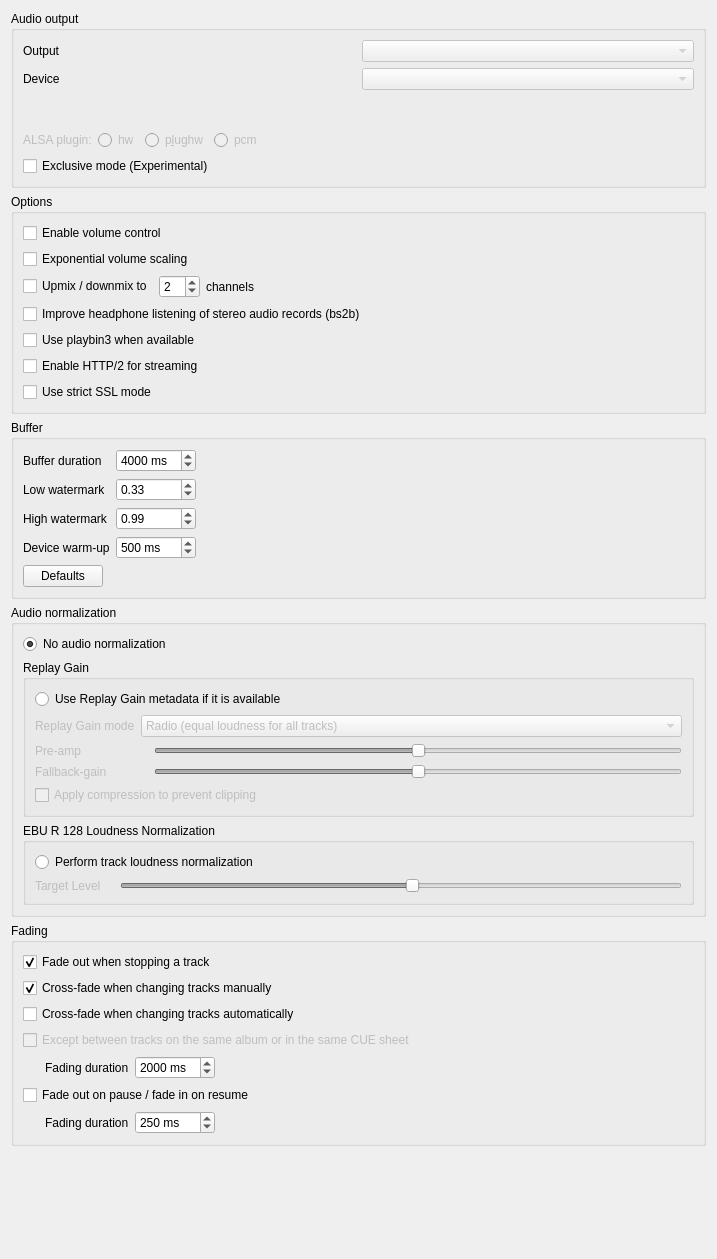
<?xml version="1.0" encoding="UTF-8"?>
<ui version="4.0">
 <class>BackendSettingsPage</class>
 <widget class="QWidget" name="BackendSettingsPage">
  <property name="geometry">
   <rect>
    <x>0</x>
    <y>0</y>
    <width>717</width>
    <height>1259</height>
   </rect>
  </property>
  <property name="windowTitle">
   <string>Backend</string>
  </property>
  <layout class="QVBoxLayout" name="layout_backendsettingspage">
   <item>
    <widget class="QGroupBox" name="groupbox_audio_output">
     <property name="title">
      <string>Audio output</string>
     </property>
     <layout class="QVBoxLayout" name="layout_audio_output">
      <item>
       <layout class="QGridLayout" name="layout_engine_output_device">
        <item row="2" column="0">
         <widget class="QLabel" name="label_output">
          <property name="text">
           <string>Output</string>
          </property>
         </widget>
        </item>
        <item row="3" column="1">
         <widget class="QComboBox" name="combobox_device">
          <property name="enabled">
           <bool>false</bool>
          </property>
          <property name="currentText">
           <string notr="true"/>
          </property>
         </widget>
        </item>
        <item row="3" column="0">
         <widget class="QLabel" name="label_device">
          <property name="text">
           <string>Device</string>
          </property>
         </widget>
        </item>
        <item row="4" column="1">
         <widget class="LineEdit" name="lineedit_device" native="true">
          <property name="enabled">
           <bool>true</bool>
          </property>
          <property name="minimumSize">
           <size>
            <width>0</width>
            <height>28</height>
           </size>
          </property>
          <property name="hint" stdset="0">
           <string/>
          </property>
         </widget>
        </item>
        <item row="2" column="1">
         <widget class="QComboBox" name="combobox_output">
          <property name="enabled">
           <bool>false</bool>
          </property>
          <property name="currentText">
           <string notr="true"/>
          </property>
         </widget>
        </item>
       </layout>
      </item>
      <item>
       <widget class="QWidget" name="widget_alsa_plugin" native="true">
        <property name="enabled">
         <bool>false</bool>
        </property>
        <layout class="QHBoxLayout" name="layout_alsa_plugin">
         <property name="leftMargin">
          <number>0</number>
         </property>
         <property name="topMargin">
          <number>0</number>
         </property>
         <property name="rightMargin">
          <number>0</number>
         </property>
         <property name="bottomMargin">
          <number>0</number>
         </property>
         <item>
          <widget class="QLabel" name="label_alsaplugin">
           <property name="text">
            <string>ALSA plugin:</string>
           </property>
          </widget>
         </item>
         <item>
          <widget class="QRadioButton" name="radiobutton_alsa_hw">
           <property name="enabled">
            <bool>false</bool>
           </property>
           <property name="text">
            <string>hw</string>
           </property>
          </widget>
         </item>
         <item>
          <widget class="QRadioButton" name="radiobutton_alsa_plughw">
           <property name="enabled">
            <bool>false</bool>
           </property>
           <property name="text">
            <string>p&amp;lughw</string>
           </property>
          </widget>
         </item>
         <item>
          <widget class="QRadioButton" name="radiobutton_alsa_pcm">
           <property name="enabled">
            <bool>false</bool>
           </property>
           <property name="text">
            <string>pcm</string>
           </property>
          </widget>
         </item>
         <item>
          <spacer name="spacer_alsaplugin">
           <property name="orientation">
            <enum>Qt::Horizontal</enum>
           </property>
           <property name="sizeHint" stdset="0">
            <size>
             <width>0</width>
             <height>0</height>
            </size>
           </property>
          </spacer>
         </item>
        </layout>
       </widget>
      </item>
      <item>
       <widget class="QWidget" name="widget_exclusive_mode" native="true">
        <layout class="QHBoxLayout" name="layout_exclusive_mode">
         <property name="spacing">
          <number>0</number>
         </property>
         <property name="leftMargin">
          <number>0</number>
         </property>
         <property name="topMargin">
          <number>0</number>
         </property>
         <property name="rightMargin">
          <number>0</number>
         </property>
         <property name="bottomMargin">
          <number>0</number>
         </property>
         <item>
          <widget class="QCheckBox" name="checkbox_exclusive_mode">
           <property name="text">
            <string>Exclusive mode (Experimental)</string>
           </property>
          </widget>
         </item>
         <item>
          <spacer name="spacer_exclusive_mode">
           <property name="orientation">
            <enum>Qt::Horizontal</enum>
           </property>
           <property name="sizeHint" stdset="0">
            <size>
             <width>40</width>
             <height>20</height>
            </size>
           </property>
          </spacer>
         </item>
        </layout>
       </widget>
      </item>
     </layout>
    </widget>
   </item>
   <item>
    <widget class="QGroupBox" name="groupbox_options">
     <property name="title">
      <string>Options</string>
     </property>
     <layout class="QVBoxLayout" name="verticalLayout_2">
      <item>
       <widget class="QCheckBox" name="checkbox_volume_control">
        <property name="text">
         <string>Enable volume control</string>
        </property>
       </widget>
      </item>
      <item>
       <widget class="QCheckBox" name="checkbox_volume_exponential">
        <property name="toolTip">
         <string>Map the volume slider to a decibel scale so that perceived loudness changes evenly. Each 1% step equals 0.5 dB, 100% is 0 dB and 0% is silence.</string>
        </property>
        <property name="text">
         <string>Exponential volume scaling</string>
        </property>
       </widget>
      </item>
      <item>
       <widget class="QWidget" name="widget_channels_enabled" native="true">
        <layout class="QHBoxLayout" name="horizontalLayout">
         <property name="leftMargin">
          <number>0</number>
         </property>
         <property name="topMargin">
          <number>0</number>
         </property>
         <property name="rightMargin">
          <number>0</number>
         </property>
         <property name="bottomMargin">
          <number>0</number>
         </property>
         <item>
          <widget class="QCheckBox" name="checkbox_channels">
           <property name="text">
            <string>Upmix / downmix to</string>
           </property>
          </widget>
         </item>
         <item>
          <widget class="QWidget" name="widget_channels" native="true">
           <layout class="QHBoxLayout" name="horizontalLayout_3">
            <property name="leftMargin">
             <number>0</number>
            </property>
            <property name="topMargin">
             <number>0</number>
            </property>
            <property name="rightMargin">
             <number>0</number>
            </property>
            <property name="bottomMargin">
             <number>0</number>
            </property>
            <item>
             <widget class="QSpinBox" name="spinbox_channels">
              <property name="minimum">
               <number>1</number>
              </property>
              <property name="maximum">
               <number>20</number>
              </property>
              <property name="value">
               <number>2</number>
              </property>
             </widget>
            </item>
            <item>
             <widget class="QLabel" name="label_channels">
              <property name="text">
               <string>channels</string>
              </property>
             </widget>
            </item>
           </layout>
          </widget>
         </item>
         <item>
          <spacer name="spacer_channels">
           <property name="orientation">
            <enum>Qt::Horizontal</enum>
           </property>
           <property name="sizeHint" stdset="0">
            <size>
             <width>40</width>
             <height>20</height>
            </size>
           </property>
          </spacer>
         </item>
        </layout>
       </widget>
      </item>
      <item>
       <widget class="QCheckBox" name="checkbox_bs2b">
        <property name="text">
         <string>Improve headphone listening of stereo audio records (bs2b)</string>
        </property>
       </widget>
      </item>
      <item>
       <widget class="QCheckBox" name="checkbox_playbin3">
        <property name="text">
         <string>Use playbin3 when available</string>
        </property>
       </widget>
      </item>
      <item>
       <widget class="QCheckBox" name="checkbox_http2">
        <property name="toolTip">
         <string>You need to restart Mango for this setting to take affect</string>
        </property>
        <property name="text">
         <string>Enable HTTP/2 for streaming</string>
        </property>
       </widget>
      </item>
      <item>
       <widget class="QCheckBox" name="checkbox_strict_ssl">
        <property name="text">
         <string>Use strict SSL mode</string>
        </property>
       </widget>
      </item>
     </layout>
    </widget>
   </item>
   <item>
    <widget class="QGroupBox" name="groupbox_buffer">
     <property name="title">
      <string>Buffer</string>
     </property>
     <layout class="QVBoxLayout" name="verticalLayout">
      <item>
       <layout class="QGridLayout" name="layout_buffer">
        <item row="0" column="1">
         <widget class="QSpinBox" name="spinbox_bufferduration">
          <property name="suffix">
           <string> ms</string>
          </property>
          <property name="maximum">
           <number>60000</number>
          </property>
          <property name="singleStep">
           <number>100</number>
          </property>
          <property name="value">
           <number>4000</number>
          </property>
         </widget>
        </item>
        <item row="2" column="1">
         <widget class="QDoubleSpinBox" name="spinbox_high_watermark">
          <property name="maximum">
           <double>1.000000000000000</double>
          </property>
          <property name="singleStep">
           <double>0.010000000000000</double>
          </property>
          <property name="value">
           <double>0.990000000000000</double>
          </property>
         </widget>
        </item>
        <item row="0" column="0">
         <widget class="QLabel" name="label_bufferduration">
          <property name="text">
           <string>Buffer duration</string>
          </property>
         </widget>
        </item>
        <item row="2" column="0">
         <widget class="QLabel" name="label_highwatermark">
          <property name="text">
           <string>High watermark</string>
          </property>
         </widget>
        </item>
        <item row="1" column="0">
         <widget class="QLabel" name="label_lowwatermark">
          <property name="text">
           <string>Low watermark</string>
          </property>
         </widget>
        </item>
        <item row="1" column="1">
         <widget class="QDoubleSpinBox" name="spinbox_low_watermark">
          <property name="maximum">
           <double>1.000000000000000</double>
          </property>
          <property name="singleStep">
           <double>0.010000000000000</double>
          </property>
          <property name="value">
           <double>0.330000000000000</double>
          </property>
         </widget>
        </item>
        <item row="2" column="2">
         <spacer name="spacer_buffer_3">
          <property name="orientation">
           <enum>Qt::Horizontal</enum>
          </property>
          <property name="sizeHint" stdset="0">
           <size>
            <width>40</width>
            <height>20</height>
           </size>
          </property>
         </spacer>
        </item>
        <item row="1" column="2">
         <spacer name="spacer_buffer_2">
          <property name="orientation">
           <enum>Qt::Horizontal</enum>
          </property>
          <property name="sizeHint" stdset="0">
           <size>
            <width>40</width>
            <height>20</height>
           </size>
          </property>
         </spacer>
        </item>
        <item row="0" column="2">
         <spacer name="spacer_buffer_1">
          <property name="orientation">
           <enum>Qt::Horizontal</enum>
          </property>
          <property name="sizeHint" stdset="0">
           <size>
            <width>40</width>
            <height>20</height>
           </size>
          </property>
         </spacer>
        </item>
        <item row="3" column="0">
         <widget class="QLabel" name="label_device_warmup">
          <property name="text">
           <string>Device warm-up</string>
          </property>
         </widget>
        </item>
        <item row="3" column="1">
         <widget class="QSpinBox" name="spinbox_device_warmup">
          <property name="toolTip">
           <string>Delay between opening the audio device and starting playback, to avoid the start of the track being cut off while the device (DAC) is still becoming ready.  Set to 0 to disable.</string>
          </property>
          <property name="suffix">
           <string> ms</string>
          </property>
          <property name="maximum">
           <number>5000</number>
          </property>
          <property name="singleStep">
           <number>50</number>
          </property>
          <property name="value">
           <number>500</number>
          </property>
         </widget>
        </item>
        <item row="3" column="2">
         <spacer name="spacer_buffer_4">
          <property name="orientation">
           <enum>Qt::Horizontal</enum>
          </property>
          <property name="sizeHint" stdset="0">
           <size>
            <width>40</width>
            <height>20</height>
           </size>
          </property>
         </spacer>
        </item>
       </layout>
      </item>
      <item>
       <layout class="QHBoxLayout" name="layout_buffer_defaults">
        <item>
         <widget class="QPushButton" name="button_buffer_defaults">
          <property name="text">
           <string>Defaults</string>
          </property>
         </widget>
        </item>
        <item>
         <spacer name="spacer_buffer_defaults">
          <property name="orientation">
           <enum>Qt::Horizontal</enum>
          </property>
          <property name="sizeHint" stdset="0">
           <size>
            <width>40</width>
            <height>20</height>
           </size>
          </property>
         </spacer>
        </item>
       </layout>
      </item>
     </layout>
    </widget>
   </item>
   <item>
    <widget class="QGroupBox" name="groupbox_audio_normalization">
     <property name="title">
      <string>Audio normalization</string>
     </property>
     <layout class="QVBoxLayout" name="verticalLayout_3">
      <item>
       <widget class="QRadioButton" name="radiobutton_no_audio_normalization">
        <property name="text">
         <string>No audio normalization</string>
        </property>
        <property name="checked">
         <bool>true</bool>
        </property>
        <attribute name="buttonGroup">
         <string notr="true">buttonGroup_audio_normalization</string>
        </attribute>
       </widget>
      </item>
      <item>
       <widget class="QGroupBox" name="groupbox_replaygain">
        <property name="enabled">
         <bool>true</bool>
        </property>
        <property name="title">
         <string>Replay Gain</string>
        </property>
        <layout class="QVBoxLayout" name="layout_replay_gain">
         <item>
          <widget class="QRadioButton" name="radiobutton_replaygain">
           <property name="enabled">
            <bool>true</bool>
           </property>
           <property name="text">
            <string>Use Replay Gain metadata if it is available</string>
           </property>
           <attribute name="buttonGroup">
            <string notr="true">buttonGroup_audio_normalization</string>
           </attribute>
          </widget>
         </item>
         <item>
          <widget class="QWidget" name="widget_replaygain" native="true">
           <property name="enabled">
            <bool>false</bool>
           </property>
           <layout class="QFormLayout" name="formLayout_4">
            <property name="leftMargin">
             <number>0</number>
            </property>
            <property name="topMargin">
             <number>0</number>
            </property>
            <property name="rightMargin">
             <number>0</number>
            </property>
            <property name="bottomMargin">
             <number>0</number>
            </property>
            <item row="0" column="0">
             <widget class="QLabel" name="label_regainmode">
              <property name="text">
               <string>Replay Gain mode</string>
              </property>
             </widget>
            </item>
            <item row="0" column="1">
             <widget class="QComboBox" name="combobox_replaygainmode">
              <item>
               <property name="text">
                <string>Radio (equal loudness for all tracks)</string>
               </property>
              </item>
              <item>
               <property name="text">
                <string>Album (ideal loudness for all tracks)</string>
               </property>
              </item>
             </widget>
            </item>
            <item row="1" column="0">
             <widget class="QLabel" name="label_preamp">
              <property name="text">
               <string>Pre-amp</string>
              </property>
             </widget>
            </item>
            <item row="1" column="1">
             <layout class="QHBoxLayout" name="layout_replayagainpreamp">
              <item>
               <widget class="QLabel" name="label_replaygainpreamp"/>
              </item>
              <item>
               <widget class="StickySlider" name="stickyslider_replaygainpreamp">
                <property name="maximum">
                 <number>1200</number>
                </property>
                <property name="value">
                 <number>600</number>
                </property>
                <property name="orientation">
                 <enum>Qt::Horizontal</enum>
                </property>
                <property name="sticky_center" stdset="0">
                 <number>600</number>
                </property>
               </widget>
              </item>
             </layout>
            </item>
            <item row="4" column="0" colspan="2">
             <widget class="QCheckBox" name="checkbox_replaygaincompression">
              <property name="text">
               <string>Apply compression to prevent clipping</string>
              </property>
             </widget>
            </item>
            <item row="2" column="1">
             <layout class="QHBoxLayout" name="layout_replaygainfallbackgain">
              <item>
               <widget class="QLabel" name="label_replaygainfallbackgain"/>
              </item>
              <item>
               <widget class="StickySlider" name="stickyslider_replaygainfallbackgain">
                <property name="minimum">
                 <number>0</number>
                </property>
                <property name="maximum">
                 <number>1200</number>
                </property>
                <property name="value">
                 <number>600</number>
                </property>
                <property name="orientation">
                 <enum>Qt::Horizontal</enum>
                </property>
                <property name="sticky_center" stdset="0">
                 <number>600</number>
                </property>
               </widget>
              </item>
             </layout>
            </item>
            <item row="2" column="0">
             <widget class="QLabel" name="label_fallbackgain">
              <property name="text">
               <string>Fallback-gain</string>
              </property>
             </widget>
            </item>
           </layout>
          </widget>
         </item>
        </layout>
       </widget>
      </item>
      <item>
       <widget class="QGroupBox" name="groupbox_ebur128">
        <property name="enabled">
         <bool>true</bool>
        </property>
        <property name="title">
         <string>EBU R 128 Loudness Normalization</string>
        </property>
        <layout class="QVBoxLayout" name="layout_ebur128">
         <item>
          <widget class="QRadioButton" name="radiobutton_ebur128_loudness_normalization">
           <property name="enabled">
            <bool>true</bool>
           </property>
           <property name="text">
            <string>Perform track loudness normalization</string>
           </property>
           <attribute name="buttonGroup">
            <string notr="true">buttonGroup_audio_normalization</string>
           </attribute>
          </widget>
         </item>
         <item>
          <widget class="QWidget" name="widget_ebur128" native="true">
           <property name="enabled">
            <bool>false</bool>
           </property>
           <layout class="QFormLayout" name="formLayout_ebur128">
            <property name="leftMargin">
             <number>0</number>
            </property>
            <property name="topMargin">
             <number>0</number>
            </property>
            <property name="rightMargin">
             <number>0</number>
            </property>
            <property name="bottomMargin">
             <number>0</number>
            </property>
            <item row="0" column="0">
             <widget class="QLabel" name="label_ebur128_target_level_label">
              <property name="text">
               <string>Target Level</string>
              </property>
             </widget>
            </item>
            <item row="0" column="1">
             <layout class="QHBoxLayout" name="layout_ebur128_target_level">
              <item>
               <widget class="QLabel" name="label_ebur128_target_level"/>
              </item>
              <item>
               <widget class="StickySlider" name="stickyslider_ebur128_target_level">
                <property name="minimum">
                 <number>-480</number>
                </property>
                <property name="maximum">
                 <number>0</number>
                </property>
                <property name="value">
                 <number>-230</number>
                </property>
                <property name="orientation">
                 <enum>Qt::Horizontal</enum>
                </property>
                <property name="sticky_center" stdset="0">
                 <number>-230</number>
                </property>
               </widget>
              </item>
             </layout>
            </item>
           </layout>
          </widget>
         </item>
        </layout>
       </widget>
      </item>
     </layout>
    </widget>
   </item>
   <item>
    <widget class="QGroupBox" name="groupbox_fading">
     <property name="title">
      <string>Fading</string>
     </property>
     <layout class="QVBoxLayout" name="layout_fading">
      <item>
       <widget class="QCheckBox" name="checkbox_fadeout_stop">
        <property name="text">
         <string>Fade out when stopping a track</string>
        </property>
        <property name="checked">
         <bool>true</bool>
        </property>
       </widget>
      </item>
      <item>
       <widget class="QCheckBox" name="checkbox_fadeout_cross">
        <property name="text">
         <string>Cross-fade when changing tracks manually</string>
        </property>
        <property name="checked">
         <bool>true</bool>
        </property>
       </widget>
      </item>
      <item>
       <widget class="QCheckBox" name="checkbox_fadeout_auto">
        <property name="text">
         <string>Cross-fade when changing tracks automatically</string>
        </property>
       </widget>
      </item>
      <item>
       <widget class="QCheckBox" name="checkbox_fadeout_samealbum">
        <property name="enabled">
         <bool>false</bool>
        </property>
        <property name="text">
         <string>Except between tracks on the same album or in the same CUE sheet</string>
        </property>
       </widget>
      </item>
      <item>
       <widget class="QWidget" name="widget_fading_options" native="true">
        <layout class="QHBoxLayout" name="horizontalLayout_2">
         <property name="leftMargin">
          <number>0</number>
         </property>
         <property name="topMargin">
          <number>0</number>
         </property>
         <property name="rightMargin">
          <number>0</number>
         </property>
         <property name="bottomMargin">
          <number>0</number>
         </property>
         <item>
          <widget class="QLabel" name="label_fadingduration_1">
           <property name="text">
            <string>Fading duration</string>
           </property>
           <property name="indent">
            <number>22</number>
           </property>
          </widget>
         </item>
         <item>
          <widget class="QSpinBox" name="spinbox_fadeduration">
           <property name="suffix">
            <string> ms</string>
           </property>
           <property name="maximum">
            <number>10000</number>
           </property>
           <property name="singleStep">
            <number>1000</number>
           </property>
           <property name="value">
            <number>2000</number>
           </property>
          </widget>
         </item>
         <item>
          <spacer name="spacer_fading_1">
           <property name="orientation">
            <enum>Qt::Horizontal</enum>
           </property>
           <property name="sizeHint" stdset="0">
            <size>
             <width>257</width>
             <height>20</height>
            </size>
           </property>
          </spacer>
         </item>
        </layout>
       </widget>
      </item>
      <item>
       <widget class="QCheckBox" name="checkbox_fadeout_pauseresume">
        <property name="text">
         <string>Fade out on pause / fade in on resume</string>
        </property>
       </widget>
      </item>
      <item>
       <layout class="QHBoxLayout" name="layout_fading_duration">
        <item>
         <widget class="QLabel" name="label_fading_duration_1">
          <property name="text">
           <string>Fading duration</string>
          </property>
          <property name="indent">
           <number>22</number>
          </property>
         </widget>
        </item>
        <item>
         <widget class="QSpinBox" name="spinbox_fadeduration_pauseresume">
          <property name="suffix">
           <string> ms</string>
          </property>
          <property name="maximum">
           <number>10000</number>
          </property>
          <property name="singleStep">
           <number>50</number>
          </property>
          <property name="value">
           <number>250</number>
          </property>
         </widget>
        </item>
        <item>
         <spacer name="spacer_fading_duration_1">
          <property name="orientation">
           <enum>Qt::Horizontal</enum>
          </property>
          <property name="sizeHint" stdset="0">
           <size>
            <width>40</width>
            <height>20</height>
           </size>
          </property>
         </spacer>
        </item>
       </layout>
      </item>
     </layout>
    </widget>
   </item>
   <item>
    <spacer name="spacer_bottom">
     <property name="orientation">
      <enum>Qt::Vertical</enum>
     </property>
     <property name="sizeHint" stdset="0">
      <size>
       <width>0</width>
       <height>0</height>
      </size>
     </property>
    </spacer>
   </item>
  </layout>
 </widget>
 <customwidgets>
  <customwidget>
   <class>StickySlider</class>
   <extends>QSlider</extends>
   <header>widgets/stickyslider.h</header>
  </customwidget>
  <customwidget>
   <class>LineEdit</class>
   <extends>QWidget</extends>
   <header>widgets/lineedit.h</header>
  </customwidget>
 </customwidgets>
 <tabstops>
  <tabstop>combobox_output</tabstop>
  <tabstop>combobox_device</tabstop>
  <tabstop>radiobutton_alsa_hw</tabstop>
  <tabstop>radiobutton_alsa_plughw</tabstop>
  <tabstop>radiobutton_alsa_pcm</tabstop>
  <tabstop>checkbox_exclusive_mode</tabstop>
  <tabstop>checkbox_volume_control</tabstop>
  <tabstop>checkbox_volume_exponential</tabstop>
  <tabstop>checkbox_channels</tabstop>
  <tabstop>spinbox_channels</tabstop>
  <tabstop>checkbox_bs2b</tabstop>
  <tabstop>checkbox_playbin3</tabstop>
  <tabstop>checkbox_http2</tabstop>
  <tabstop>checkbox_strict_ssl</tabstop>
  <tabstop>spinbox_bufferduration</tabstop>
  <tabstop>spinbox_low_watermark</tabstop>
  <tabstop>spinbox_high_watermark</tabstop>
  <tabstop>spinbox_device_warmup</tabstop>
  <tabstop>button_buffer_defaults</tabstop>
  <tabstop>radiobutton_no_audio_normalization</tabstop>
  <tabstop>radiobutton_replaygain</tabstop>
  <tabstop>combobox_replaygainmode</tabstop>
  <tabstop>stickyslider_replaygainpreamp</tabstop>
  <tabstop>stickyslider_replaygainfallbackgain</tabstop>
  <tabstop>checkbox_replaygaincompression</tabstop>
  <tabstop>radiobutton_ebur128_loudness_normalization</tabstop>
  <tabstop>stickyslider_ebur128_target_level</tabstop>
  <tabstop>checkbox_fadeout_stop</tabstop>
  <tabstop>checkbox_fadeout_cross</tabstop>
  <tabstop>checkbox_fadeout_auto</tabstop>
  <tabstop>checkbox_fadeout_samealbum</tabstop>
  <tabstop>spinbox_fadeduration</tabstop>
  <tabstop>checkbox_fadeout_pauseresume</tabstop>
  <tabstop>spinbox_fadeduration_pauseresume</tabstop>
 </tabstops>
 <resources/>
 <connections>
  <connection>
   <sender>radiobutton_ebur128_loudness_normalization</sender>
   <signal>toggled(bool)</signal>
   <receiver>widget_ebur128</receiver>
   <slot>setEnabled(bool)</slot>
   <hints>
    <hint type="sourcelabel">
     <x>429</x>
     <y>835</y>
    </hint>
    <hint type="destinationlabel">
     <x>429</x>
     <y>890</y>
    </hint>
   </hints>
  </connection>
  <connection>
   <sender>radiobutton_replaygain</sender>
   <signal>toggled(bool)</signal>
   <receiver>widget_replaygain</receiver>
   <slot>setEnabled(bool)</slot>
   <hints>
    <hint type="sourcelabel">
     <x>429</x>
     <y>640</y>
    </hint>
    <hint type="destinationlabel">
     <x>429</x>
     <y>717</y>
    </hint>
   </hints>
  </connection>
 </connections>
 <buttongroups>
  <buttongroup name="buttonGroup_audio_normalization">
   <property name="exclusive">
    <bool>true</bool>
   </property>
  </buttongroup>
 </buttongroups>
</ui>
